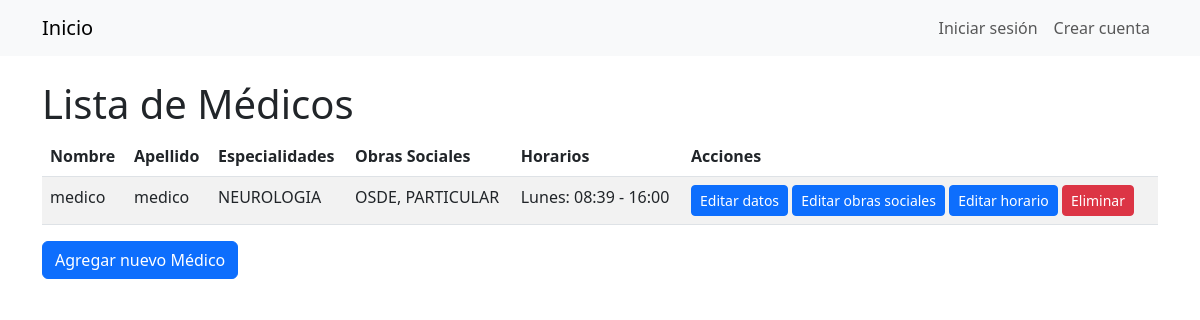
The page /medicos/ on the database its author committed.
### Gestion/models/medico.py (models this page shows, shortened)
class Medico(models.Model):
    usuario = models.OneToOneField(Usuario, on_delete=models.CASCADE, primary_key=True)
    especialidades = models.ManyToManyField('EspecialidadMedica')
    matricula = models.IntegerField()
    obra_social = models.ManyToManyField('ObraSocial', blank=True, through='PrecioConsulta', related_name='medicos')
    class Meta:
        verbose_name='Medico'
        verbose_name_plural = 'Medicos'

class EspecialidadMedica(models.Model):
    nombre = models.CharField(max_length=100)
    class Meta:
        verbose_name_plural = 'Especialidades'

class ObraSocial(models.Model):
    nombre = models.CharField(max_length=100)

class HorarioDia(models.Model):
    DIA_CHOICES = [
        ('Lunes', 'Lunes'),
        ('Martes', 'Martes'),
        ('Miércoles', 'Miércoles'),
        ('Jueves', 'Jueves'),
        ('Viernes', 'Viernes'),
        ('Sabado', 'Sábado'),
    ]
    medico = models.ForeignKey(Medico, on_delete=models.CASCADE, related_name='horarios_dias')
    dia = models.CharField(max_length=9, choices=DIA_CHOICES)
    hora_inicio = models.TimeField()
    hora_fin = models.TimeField()
    class Meta:
        unique_together = ('medico', 'dia')
        verbose_name = 'Horario de Día'
        verbose_name_plural = 'Horarios de Días'

### Gestion/models/usuario.py (models this page shows, shortened)
class Usuario(AbstractBaseUser):
    dni = models.IntegerField(unique=True)
    nombre = models.CharField(max_length=30)
    apellido = models.CharField(max_length=30)
    email = models.EmailField(max_length=60)
    telefono = models.CharField(max_length=12)
    is_active = models.BooleanField(default=True)
    is_staff = models.BooleanField(default=False)
    is_superuser = models.BooleanField(default=False)
    groups = models.ManyToManyField(
        Group,
        verbose_name='grupos',
        blank=True,
        help_text='Los grupos a los que pertenece el usuario.',
        related_name='user_set'
    )
    user_permissions = models.ManyToManyField(
        Permission,
        verbose_name='permisos',
        blank=True,
        help_text='Permisos específicos para este usuario.',
        related_name='user_set'
    )
    USERNAME_FIELD = 'dni'
    REQUIRED_FIELDS = ['nombre', 'apellido', 'email', 'telefono']
    objects = UsuarioManager()

### Gestion/views.py (the view)
# urls.py: path('medicos/', views.MedicoListView.as_view(), name='medico_list'),
class MedicoListView(generic.ListView):
    model = Medico
    template_name = 'medico/medico_list.html'

### Gestion/templates/medico/medico_list.html
{% extends 'base.html' %}
{% block content %}
  <h1>Lista de Médicos</h1>
  <table class="table table-striped">
    <thead>
      <tr>
        <th scope="col">Nombre</th>
        <th scope="col">Apellido</th>
        <th scope="col">Especialidades</th>
        <th scope="col">Obras Sociales</th>
        <th scope="col">Horarios</th>
        <th scope="col">Acciones</th>
      </tr>
    </thead>
    <tbody>
      {% for medico in object_list %}
        <tr>
          <td>{{ medico.usuario.nombre }}</td>
          <td>{{ medico.usuario.apellido }}</td>
          <td>
            {% for especialidad in medico.especialidades.all %}
              {{ especialidad.nombre }}{% if not forloop.last %}, {% endif %}
            {% endfor %}
          </td>
          <td>
            {% for obra_social in medico.obra_social.all %}
              {{ obra_social.nombre }}{% if not forloop.last %}, {% endif %}
            {% endfor %}
          </td>
          <td>
            {% for horario in medico.horarios_dias.all %}
              {{ horario.dia }}: {{ horario.hora_inicio|time:'H:i' }} - {{ horario.hora_fin|time:'H:i' }}<br>
            {% empty %}
              No hay horarios para este médico.
            {% endfor %}
          </td>
          <td>
            <a href="{% url 'medico_update' medico.pk %}" class="btn btn-sm btn-primary">Editar datos</a>
            <a href="{% url 'medico_precioconsulta_list' medico.pk %}" class="btn btn-sm btn-primary">Editar obras sociales</a>
            <a href="{% url 'horario_list' medico.pk %}" class="btn btn-sm btn-primary">Editar horario</a>
            <a href="{% url 'medico_delete' medico.pk %}" class="btn btn-sm btn-danger">Eliminar</a>
          </td>
        </tr>
      {% endfor %}
    </tbody>
  </table>
  <a href="{% url 'medico_create' %}" class="btn btn-primary">Agregar nuevo Médico</a>
{% endblock %}

### rows shown on the page
Medico: usuario.nombre "medico", usuario.apellido "medico"
EspecialidadMedica: nombre "NEUROLOGIA"
ObraSocial: nombre "OSDE"
ObraSocial: nombre "PARTICULAR"
HorarioDia: dia "Lunes", hora_inicio "08:39", hora_fin "16:00"
